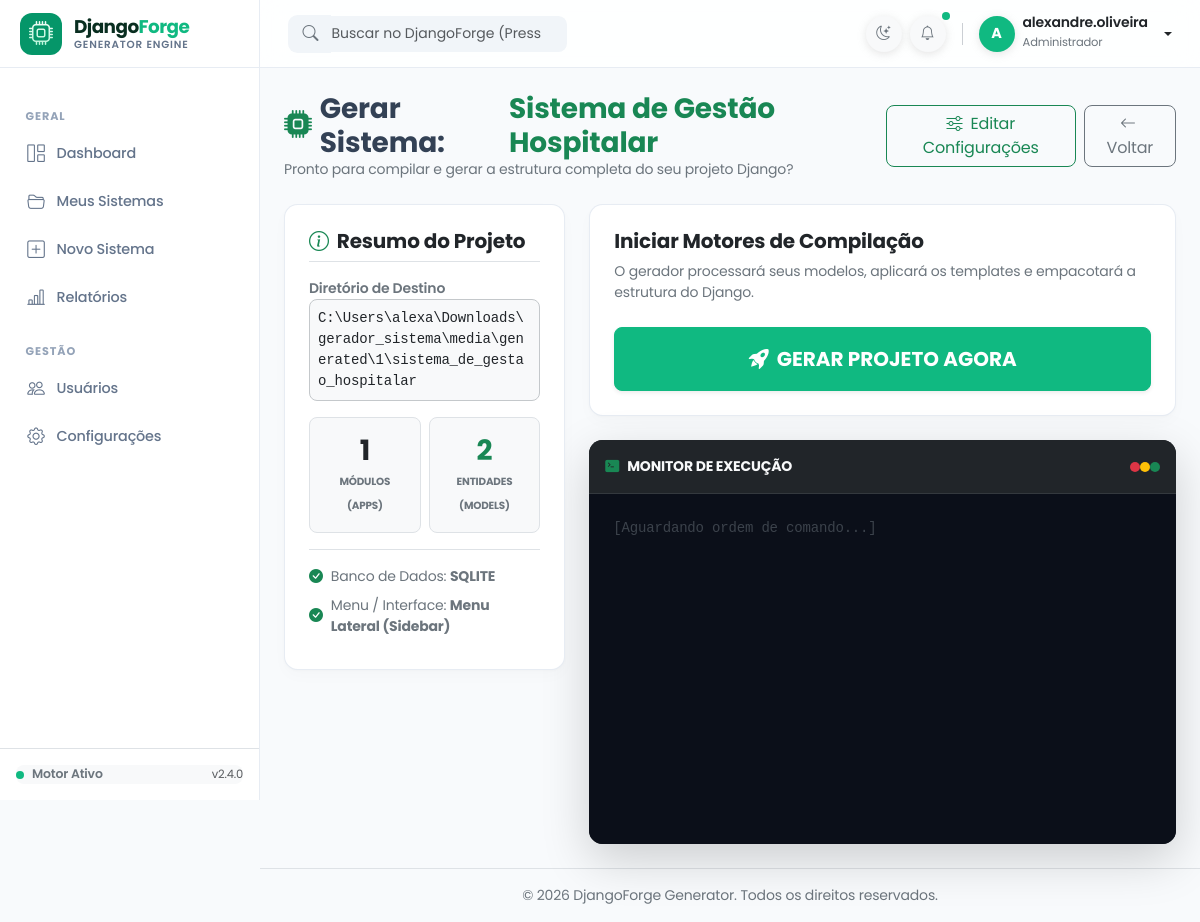
The app's page /gerar/1/ (signed in) with its own data.
### sistema/models.py (models this page shows, shortened)
class Sistema(models.Model):
    BD_CHOICES = [("sqlite3", "SQLite"), ("postgresql", "PostgreSQL"), ("mysql", "MySQL"), ("sqlserver", "SQL Server"), ("oracle", "Oracle")]
    MENU_CHOICES = [("lateral", "Menu Lateral (Sidebar)"), ("superior", "Menu Superior (Navbar)")]
    usuario = models.ForeignKey(User, on_delete=models.CASCADE)
    nome = models.CharField(max_length=100, unique=True, verbose_name="Nome do Sistema")
    descricao = models.TextField(blank=True, verbose_name="Descrição")
    caminho_geracao = models.CharField(max_length=255, blank=True, verbose_name="Pasta onde gerar o projeto")
    banco_dados = models.CharField(max_length=50, choices=BD_CHOICES, default="sqlite3", verbose_name="Banco de dados")
    tipo_menu = models.CharField(max_length=20, choices=MENU_CHOICES, default="lateral", verbose_name="Estilo do Menu")
    usar_custom_user = models.BooleanField(default=True, verbose_name="Gerar Custom User Model?")
    gerar_api_rest = models.BooleanField(default=False, verbose_name="Configurar Django Rest Framework?")
    gerar_docker = models.BooleanField(default=False, verbose_name="Gerar Dockerfile e docker-compose?")
    usar_auditoria = models.BooleanField(default=False, verbose_name="Usar Auditoria?")
    slug = models.SlugField(max_length=100)
    arquivo_zip = models.FileField(upload_to="sistemas_zip/", null=True, blank=True)
    atualizado_em = models.DateTimeField(auto_now=True)
    class Meta:
        verbose_name = "Sistema"
        verbose_name_plural = "Sistemas"

### sistema/views.py (the view)
# urls.py: path('gerar/<int:pk>/', views.gerar_sistema_view, name='gerar_sistema'),
def gerar_sistema_view(request, pk):
    sistema = get_object_or_404(Sistema, pk=pk)
    total_entidades = Entidade.objects.filter(modulo__sistema=sistema).count()
    context = {
        'sistema': sistema,
        'total_entidades': total_entidades,
    }
    return render(request, 'sistema/gerar_sistema.html', context)

### sistema/templates/sistema/gerar_sistema.html (shortened to what this page needs)
{% extends 'base.html' %}
{% load static %}
{% block content %}
<div class="container-fluid p-0">
  <div class="d-flex flex-column flex-md-row justify-content-between align-items-md-center mb-4 gap-3">
    <div>
      <h3 class="fw-bold m-0 tracking-tight d-flex align-items-center gap-2">
        <i class="bi bi-cpu-fill text-success"></i>
        <span>Gerar Sistema:</span>
        <span class="text-success">{{ sistema.nome }}</span>
      </h3>
      <p class="text-secondary m-0 small">
        Pronto para compilar e gerar a estrutura completa do seu projeto Django?
      </p>
    </div>
    <div class="d-flex gap-2">
      <a href="{% url 'sistema:editar_sistema' sistema.pk %}" class="btn btn-outline-success rounded-3 px-3">
        <i class="bi bi-sliders me-1"></i> Editar Configurações
      </a>
      <a href="{% url 'sistema:lista' %}" class="btn btn-outline-secondary rounded-3 px-3">
        <i class="bi bi-arrow-left me-1"></i> Voltar
      </a>
    </div>
  </div>
  <div class="row g-4">
    <div class="col-lg-4">
      <div class="card card-modern sticky-top" style="top: 85px;">
        <div class="card-body p-4">
          <h5 class="fw-bold mb-3 border-bottom pb-2 d-flex align-items-center gap-2">
            <i class="bi bi-info-circle text-success"></i> Resumo do Projeto
          </h5>
          <div class="mb-3">
            <label class="small text-secondary fw-semibold d-block">Diretório de Destino</label>
            <code class="text-break small text-body bg-body-tertiary p-2 rounded-3 d-block border border-secondary-subtle">
              {{ sistema.caminho_geracao|default:"Geração no pacote .ZIP estático" }}
            </code>
          </div>
          <div class="row g-2 mb-3">
            <div class="col-6">
              <div class="p-3 bg-body-tertiary border rounded-3 text-center">
                <h3 class="fw-bold mb-0 text-body">{{ sistema.modulos.count }}</h3>
                <small class="text-secondary text-uppercase fw-bold" style="font-size: 0.65rem;">Módulos (Apps)</small>
              </div>
            </div>
            <div class="col-6">
              <div class="p-3 bg-body-tertiary border rounded-3 text-center">
                <h3 class="fw-bold mb-0 text-success">{{ total_entidades|default:"0" }}</h3>
                <small class="text-secondary text-uppercase fw-bold" style="font-size: 0.65rem;">Entidades (Models)</small>
              </div>
            </div>
          </div>
          <ul class="list-unstyled small text-secondary mb-0 border-top pt-3">
            <li class="mb-2 d-flex align-items-center gap-2">
              <i class="bi bi-check-circle-fill text-success"></i>
              <span>Banco de Dados: <strong>{{ sistema.get_banco_dados_display|upper }}</strong></span>
            </li>
            <li class="mb-2 d-flex align-items-center gap-2">
              <i class="bi bi-check-circle-fill text-success"></i>
              <span>Menu / Interface: <strong>{{ sistema.get_tipo_menu_display }}</strong></span>
            </li>
          </ul>
        </div>
      </div>
    </div>
    <div class="col-lg-8">
      <div class="card card-modern mb-4">
        <div class="card-body p-4">
          <h5 class="fw-bold mb-2">Iniciar Motores de Compilação</h5>
          <p class="text-secondary small mb-4">
            O gerador processará seus modelos, aplicará os templates e empacotará a estrutura do Django.
          </p>
          <div class="d-grid gap-2">
            <button type="button"
                    id="btn-gerar"
                    onclick="iniciarGeracao({{ sistema.pk }})"
                    class="btn btn-primary btn-lg shadow-sm py-3 fw-bold rounded-3 d-flex align-items-center justify-content-center gap-2">
              <i class="bi bi-rocket-takeoff-fill"></i>
              <span>GERAR PROJETO AGORA</span>
            </button>
          </div>
        </div>
      </div>
      <div class="card card-modern bg-dark border-0 shadow-lg overflow-hidden">
        <div class="card-header bg-dark border-secondary border-opacity-25 py-3 d-flex justify-content-between align-items-center">
          <span class="text-light small fw-bold d-flex align-items-center gap-2">
            <i class="bi bi-terminal-fill text-success"></i> MONITOR DE EXECUÇÃO
          </span>
          <div class="d-flex gap-1.5">
            <div class="bg-danger rounded-circle" style="width: 10px; height: 10px;"></div>
            <div class="bg-warning rounded-circle" style="width: 10px; height: 10px;"></div>
            <div class="bg-success rounded-circle" style="width: 10px; height: 10px;"></div>
          </div>
        </div>
        <div class="card-body p-0">
          <div id="log-monitor"
               style="height:350px; overflow-y:auto; font-family: 'Fira Code', 'Courier New', monospace; font-size:0.875rem; background-color: #0b0f19;"
               class="p-4 text-success">
            <div class="text-secondary opacity-50">[Aguardando ordem de comando...]</div>
          </div>
        </div>
      </div>
    </div>
  </div>
</div>
{% endblock %}

### templates/base.html (shortened to what this page needs)
{% load static %}
<!DOCTYPE html>
<html lang="pt-br" data-bs-theme="light">
<head>
  <link href="https://cdn.jsdelivr.net/npm/bootstrap@5.3.3/dist/css/bootstrap.min.css" rel="stylesheet">
  <link rel="stylesheet" href="https://cdn.jsdelivr.net/npm/bootstrap-icons@1.11.3/font/bootstrap-icons.min.css">
</head>
<body>
  <aside class="sidebar" id="sidebar">
    <a href="{% url 'sistema:dashboard' %}" class="sidebar-brand-forge">
      <div class="forge-icon-wrapper">
        <i class="bi bi-cpu fs-4"></i>
      </div>
      <div class="brand-text-container">
        <span class="brand-title">
          <span class="django-prefix">Django</span><span class="forge-suffix">Forge</span>
        </span>
        <span class="brand-tagline">Generator Engine</span>
      </div>
    </a>
    <div class="sidebar-nav">
      {% block sidebar %}
      <div class="sidebar-heading">Geral</div>
      <a href="{% url 'sistema:dashboard' %}" class="nav-link-custom {% if request.resolver_match.url_name == 'dashboard' %}active{% endif %}">
        <i class="bi bi-grid-1x2"></i>
        <span>Dashboard</span>
      </a>
      <a href="{% url 'sistema:lista' %}" class="nav-link-custom {% if request.resolver_match.url_name == 'lista' %}active{% endif %}">
        <i class="bi bi-folder2-open"></i>
        <span>Meus Sistemas</span>
      </a>
      <a href="{% url 'sistema:criar' %}" class="nav-link-custom {% if request.resolver_match.url_name == 'criar' %}active{% endif %}">
        <i class="bi bi-plus-square"></i>
        <span>Novo Sistema</span>
      </a>
      <a href="{% url 'sistema:analytics' %}" class="nav-link-custom {% if request.resolver_match.url_name == 'analytics' %}active{% endif %}">
        <i class="bi bi-bar-chart-line"></i>
        <span>Relatórios</span>
      </a>
      <div class="sidebar-heading">Gestão</div>
      <a href="{% url 'sistema:users' %}" class="nav-link-custom {% if 'users' in request.path %}active{% endif %}">
        <i class="bi bi-people"></i>
        <span>Usuários</span>
      </a>
      <a href="{% url 'sistema:settings' %}" class="nav-link-custom {% if 'settings' in request.path %}active{% endif %}">
        <i class="bi bi-gear"></i>
        <span>Configurações</span>
      </a>
      {% endblock sidebar %}
    </div>
    <div class="p-3 border-top border-translucent">
      <div class="p-2.5 rounded-3 bg-body-tertiary d-flex align-items-center justify-content-between">
        <div class="d-flex align-items-center gap-2">
          <span class="p-1 rounded-circle d-inline-block" style="background-color: var(--django-emerald);"></span>
          <span class="small fw-semibold text-secondary" style="font-size: 0.78rem;">Motor Ativo</span>
        </div>
        <small class="text-muted" style="font-size: 0.72rem;">v2.4.0</small>
      </div>
    </div>
  </aside>
  <div class="main-wrapper">
    <header class="topbar">
      <div class="d-flex align-items-center gap-3">
        <form class="d-none d-md-flex search-box" role="search" action="{% url 'sistema:search' %}" method="GET">
          <div class="input-group">
            <span class="input-group-text text-secondary">
              <i class="bi bi-search"></i>
            </span>
            <input class="form-control ps-0" type="search" name="q" placeholder="Buscar no DjangoForge (Pressione '/')..." aria-label="Search">
          </div>
        </form>
      </div>
      <div class="d-flex align-items-center gap-2">
        <button class="btn btn-icon btn-light border-0 icon-circle p-2 text-secondary" id="themeToggleBtn" type="button" title="Alternar Tema">
          <i class="bi bi-moon-stars" id="themeIcon"></i>
        </button>
        <div class="dropdown">
          <button class="btn btn-icon btn-light border-0 icon-circle p-2 position-relative text-secondary" type="button" data-bs-toggle="dropdown">
            <i class="bi bi-bell"></i>
            <span class="position-absolute top-0 start-100 translate-middle p-1 rounded-circle" style="background-color: var(--django-emerald);"></span>
          </button>
        </div>
        {% if user.is_authenticated %}
        <div class="dropdown">
          <a href="#" class="d-flex align-items-center text-decoration-none dropdown-toggle gap-2 text-body" data-bs-toggle="dropdown">
            <div class="icon-circle-green">
              {{ user.first_name|default:user.username|slice:":1"|upper }}
            </div>
            <div class="d-none d-sm-block text-start pe-1">
              <div class="fw-semibold lh-1" style="font-size: 0.875rem;">{{ user.get_full_name|default:user.username }}</div>
              <small class="text-secondary" style="font-size: 0.72rem;">{% if user.is_superuser %}Administrador{% else %}Operador{% endif %}</small>
            </div>
          </a>
        </div>
        {% else %}
        <a href="{% url 'login' %}" class="btn btn-primary btn-sm rounded-3 px-3">Entrar</a>
        {% endif %}
      </div>
    </header>
    <main class="p-3 p-md-4 flex-grow-1">
      {% block content %}{% endblock content %}
    </main>
    <footer class="p-3 text-center text-secondary border-top border-translucent small">
      &copy; {% now "Y" %} DjangoForge Generator. Todos os direitos reservados.
    </footer>
  </div>
</body>
</html>

### templates/base.html (style rules this page uses)
:root { --sidebar-width: 260px; --topbar-height: 68px; --app-font: 'Poppins', -apple-system, sans-serif; --django-green-dark: #092e20; --django-green-medium: #0c4b33; --django-emerald: #10b981; --django-emerald-hover: #059669; --django-emerald-light: rgba(16, 185, 129, 0.12); --border-color-light: rgba(226, 232, 240, 0.8); --border-color-dark: rgba(255, 255, 255, 0.08); }
body { font-family: var(--app-font); background-color: #f8fafc; color: #334155; min-height: 100vh; overflow-x: hidden; letter-spacing: -0.011em; }
.btn-primary { background-color: var(--django-emerald); border-color: var(--django-emerald); color: #ffffff; font-weight: 300; }
.sidebar { width: var(--sidebar-width); height: 100vh; position: fixed; top: 0; left: 0; z-index: 1040; transition: transform 0.25s cubic-bezier(0.16, 1, 0.3, 1); background: #ffffff; border-right: 1px solid var(--border-color-light); display: flex; flex-direction: column; }
.sidebar-brand-forge { height: var(--topbar-height); display: flex; align-items: center; padding: 0 1.25rem; text-decoration: none; border-bottom: 1px solid var(--border-color-light); }
.forge-icon-wrapper { width: 42px; height: 42px; border-radius: 12px; background: var(--django-emerald-hover); color: #64748b; display: flex; align-items: center; justify-content: center; font-size: 1.1rem; font-weight: 600; transition: all .25s ease; }
.forge-icon-wrapper i { font-size: 1.2rem; z-index: 1; background: linear-gradient(180deg, #ffffff 0%, #a7f3d0 100%); -webkit-background-clip: text; -webkit-text-fill-color: transparent; }
.brand-text-container { display: flex; flex-direction: column; line-height: 1.1; margin-left: 0.75rem; }
.brand-title { font-weight: 700; font-size: 1.15rem; letter-spacing: -0.03em; }
.brand-title .django-prefix { color: var(--django-green-dark); }
.brand-title .forge-suffix { color: var(--django-emerald); }
.brand-tagline { font-size: 0.65rem; font-weight: 600; text-transform: uppercase; letter-spacing: 0.08em; color: #64748b; margin-top: 2px; }
.sidebar-nav { padding: 1.25rem 0.85rem; flex-grow: 1; overflow-y: auto; }
.sidebar-heading { font-size: 0.7rem; text-transform: uppercase; letter-spacing: 0.08em; font-weight: 700; color: #94a3b8; padding: 1.25rem 0.75rem 0.4rem; }
.nav-link-custom { display: flex; align-items: center; gap: 0.75rem; padding: 0.6rem 0.85rem; color: #64748b; text-decoration: none; border-radius: 0.6rem; font-weight: 500; font-size: 0.9rem; transition: all 0.15s ease-in-out; margin-bottom: 0.15rem; }
.nav-link-custom i { font-size: 1.1rem; transition: transform 0.15s ease; }
.main-wrapper { margin-left: var(--sidebar-width); min-height: 100vh; display: flex; flex-direction: column; transition: margin-left 0.25s ease-in-out; }
.topbar { height: var(--topbar-height); background: rgba(255, 255, 255, 0.85); backdrop-filter: blur(12px); border-bottom: 1px solid var(--border-color-light); padding: 0 1.75rem; display: flex; align-items: center; justify-content: space-between; position: sticky; top: 0; z-index: 1030; }
.search-box { width: 280px; transition: width 0.2s ease; }
.search-box .input-group-text { border-radius: 0.6rem 0 0 0.6rem; background-color: #f1f5f9; border-color: transparent; padding-left: 0.85rem; }
.search-box .form-control { border-radius: 0 0.6rem 0.6rem 0; background-color: #f1f5f9; border-color: transparent; font-size: 0.875rem; }
.icon-circle { width: 36px; height: 36px; border-radius: 50%; background: bg-light; color: #ffffff; display: flex; align-items: center; justify-content: center; font-weight: 700; font-size: 0.9rem; box-shadow: 0 2px 8px rgba(164, 165, 165, 0.3); }
.icon-circle-green { width: 36px; height: 36px; border-radius: 50%; background: var(--django-emerald) ; color: #ffffff; display: flex; align-items: center; justify-content: center; font-weight: 700; font-size: 0.9rem; box-shadow: 0 2px 8px rgba(164, 165, 165, 0.3); }
.card-modern { border: 1px solid var(--border-color-light); border-radius: 0.85rem; box-shadow: 0 1px 3px rgba(0, 0, 0, 0.02), 0 6px 16px rgba(0, 0, 0, 0.02); background: #ffffff; transition: transform 0.2s ease, box-shadow 0.2s ease; }

### records on screen
Sistema: nome "Sistema de Gestão Hospitalar", caminho_geracao "C:\\Users\\alexa\\Downloads\\gerador_sistema\\media\\generated\\1\\sistema_de_gestao_hospitalar", modulos.count "1", banco_dados "SQLITE", tipo_menu "Menu Lateral (Sidebar)"

### other values on screen
{{ user.first_name|default:user.username|slice:":1"|upper }} "A"
{{ user.get_full_name|default:user.username }} "alexandre.oliveira"
{{ total_entidades|default:"0" }} "2"
